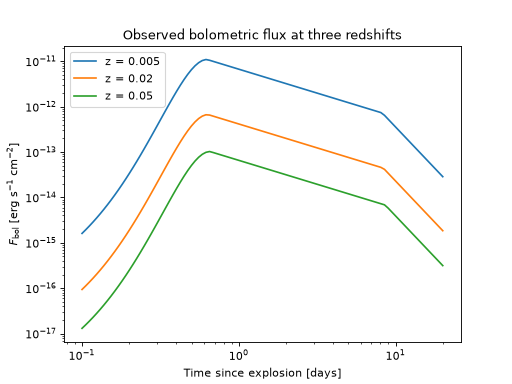

This figure's Python source:
import numpy as np
import matplotlib.pyplot as plt
from astropy import units as u

from uvex_transients.models.kilonovae import KilonovaCoolingBlackbodySED

sed = KilonovaCoolingBlackbodySED()
params = sed.sample_parameters(rng=0)

t = np.geomspace(0.1, 20, 100) * u.day
nu = (2000 * u.AA).to(u.Hz, equivalencies=u.spectral())

for z in [0.005, 0.02, 0.05]:
    F_bol = sed.flux_bolometric(t, redshift=z, **params)
    plt.plot(t.to_value(u.day), F_bol.to_value(u.erg / u.s / u.cm**2), label=f"z = {z}")

plt.xscale("log")
plt.yscale("log")
plt.xlabel("Time since explosion [days]")
plt.ylabel(r"$F_\mathrm{bol}$ [erg s$^{-1}$ cm$^{-2}$]")
plt.title("Observed bolometric flux at three redshifts")
plt.legend()
